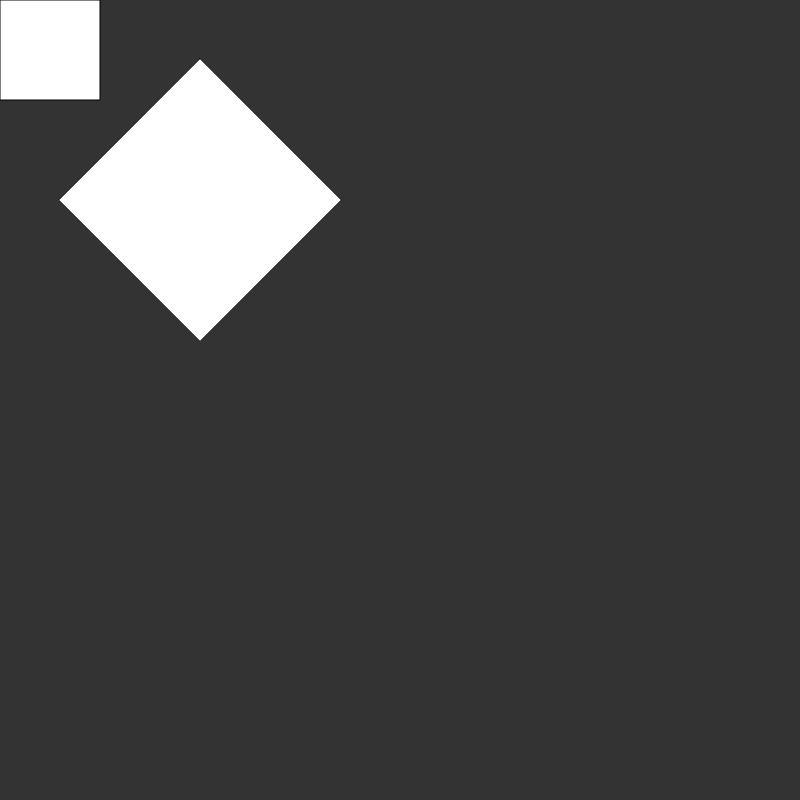
Frame 1 (no input)
Frame 60 (no input): identical to frame 1, image omitted
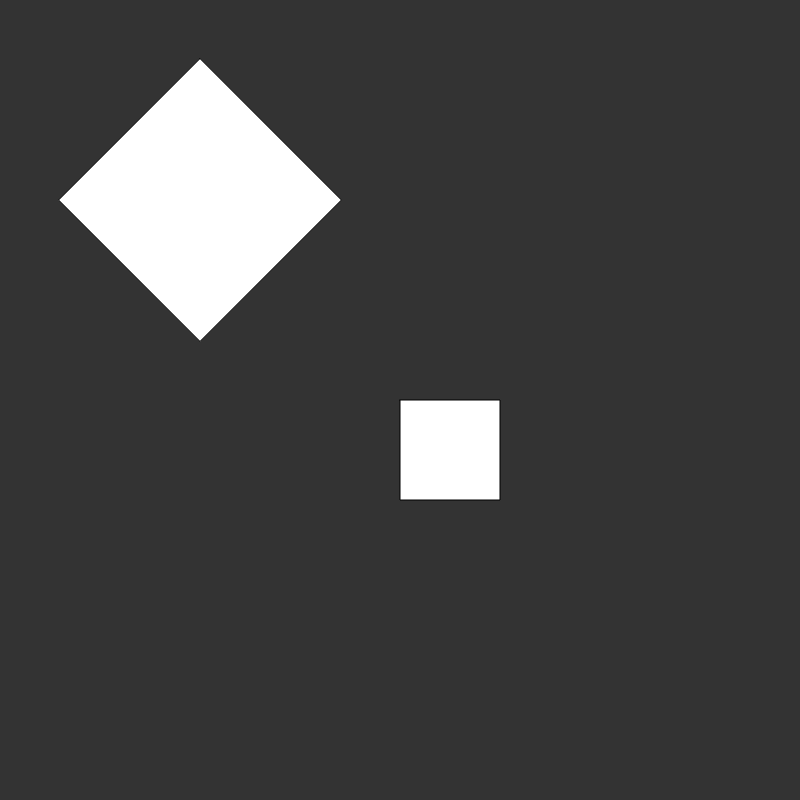
Frame 120 (the mouse pressed at the canvas centre since frame 60)

The p5.js sketch that drew these frames (run headless with seeded random() and noise() and a simulated clock; from frame 60 on, the mouse is pressed at the canvas centre):

// p5.js sketch
// ── sketch.js

let sq;
let sq2;

function setup() {
    createCanvas(800,800)

}

function draw() {
    background(51)
    
    sq = collision.generateRect(100, 100, 200, 200)
    sq2 = collision.generateRect(mouseX, mouseY, 100, 100)
    sq.setRotationCenter()
    sq.rotate(45)
    beginShape()
    for (let i = 0; i < sq2.vertices.length; i++) {vertex(sq2.getVertices(i).x,sq2.getVertices(i).y)}
    endShape(CLOSE)

    beginShape()
    for (let i = 0; i < sq.vertices.length; i++) {vertex(sq.getVertices(i).x,sq.getVertices(i).y)}
    endShape(CLOSE)

    console.log(collision.rectRectRot(100, 100, 200, 200, 45, mouseX, mouseY, 100, 100, 0))
    
}


// ── collision.js
collision = {}

/**
 * Converts the given degrees to radians
 */
collision.rad = function(degrees) {
    return degrees * Math.PI / 180
}

/**
 * Basic object used for storing and working with points.
 */
collision.vec = function(x=0,y=0) {
    this.x = x
    this.y = y

    /**
     * Calculates the dot product of this vector and another vector.
     */
    this.dot = function(v) { return (this.x * v.x + this.y * v.y) }

    /**
     * Applies a 2D rotation matrix to this vector.
     */
    this.rotate = function(angle) {
            t = collision.rad(angle)

            x = this.x * Math.cos(t) - this.y * Math.sin(t)
            y = this.x * Math.sin(t) + this.y * Math.cos(t)

            this.x = x
            this.y = y
    }

    /**
     * Calculates and returns the distance between this vector and the given vector.
     */
    this.dist = function(v) {

        dx = this.x - v.x
        dy = this.y - v.y

        return Math.sqrt(dx * dx + dy * dy)

    }

    this.add = function(v) {
        this.x += v.x
        this.y += v.y
    }

    this.norm = function() {
        let mag = Math.sqrt(this.x * this.x + this.y * this.y)
        this.x /= mag
        this.y /= mag
    }

    this.copy = function() {
        return new collision.vec(this.x, this.y)
    }

    this.perp = function() {
        return new collision.vec(-this.y, this.x)
    }
}

collision.vec.sub = function(v, u) {
    return new collision.vec(v.x - u.x, v.y - u.y)
} 

collision.projOverlap = function(p1, p2) {

    if (p1.max > p2.min) {return true}
    if (p1.min > p2.max) {return true}

    
    return false

}

collision.shape = function() {

    // the vertices of this shape
    this.vertices = []              // collision.vec
    this.center = new collision.vec()

    // rotation
    this.rotationCenter = new collision.vec()
    this.rotation = 0               // degrees

    this.getVertices = function(n) {
        if (n == undefined) {
            return this.vertices
        } else {
            return this.vertices[n]
        }
    }

    this.rotate = function(angle) {
        this.rotation = (angle == undefined) ? this.rotation : angle
    
        for (let i = 0; i < this.vertices.length; i++) {

            let rot = collision.vec.sub(this.vertices[i], this.rotationCenter)
            rot.rotate(this.rotation)
            rot.add(this.rotationCenter)
            this.vertices[i] = rot

        }

    }

    /**
     * Sets the rotation center of this shape. No arguments will make the shape rotate around its center.
     */
    this.setRotationCenter = function(center) {
        this.rotationCenter = (center == undefined) ? this.center.copy() : center
    }

    this.getAxis = function() {

        let axis = []

        for (let i = 0; i < this.vertices.length; i++) {

            // getting this vertex and the next vertex
            let p1 = this.vertices[i]
            
            let p2;

            if (i + 1 == this.vertices.length) {
                p2 = this.vertices[0]
            } else {p2 = this.vertices[i+1]}

            let edge = collision.vec.sub(p2, p1)

            let normal = edge.perp()
            normal.norm()
            axis.push(normal)

        }

        return axis

    }

    this.project = function(axis) {

        let max =  -Infinity, min = Infinity;

        for (let i = 0; i < this.vertices.length; i++) {

            p = axis.dot(this.vertices[i])
            if (p > max) {
                max = p
            } else if (p < min) {
                min = p
            }
        }

        return {max:max, min:min}

    }

    

}

collision.generateRect = function(x, y, w, h) {
    square = new collision.shape()
    square.vertices.push(new collision.vec(x, y))
    square.vertices.push(new collision.vec(x + w, y))
    square.vertices.push(new collision.vec(x + w, y + h))
    square.vertices.push(new collision.vec(x, y + h))
    square.center = new collision.vec(x + w/2, y + h/2)
    return square
}

collision.generateRectWithCenter = function(x, y, w, h) {
    square = new collision.shape()
    w2 = w / 2
    h2 = h / 2
    square.vertices.push(new collision.vec(x - w2, y - h2))
    square.vertices.push(new collision.vec(x + w2, y - h2))
    square.vertices.push(new collision.vec(x + w2, y + h2))
    square.vertices.push(new collision.vec(x - w2, y + h2))
    square.center = new collision.vec(x, y)
    return square
}

// *************************************************************
// COLLISION DETECTION FUNCTIONS => functions that user will call
// *************************************************************


/**
 * Detects the collision of two rectangles with no rotation.
 */
collision.rectRect = function(x1, y1, w1, h1, x2, y2, w2, h2) {
    return (x1 <= x2 + w2 &&
            x1 + w1 >= x2 &&
            y1 <= y2 + h2 &&
            y1 + h1 >= y2)
}

/**
 * Detects the collision of two rectangles with rotation using the Separating Axis Theorem.
 */
collision.rectRectRot = function(x1, y1, w1, h1, a1, x2, y2, w2, h2, a2) {

    rect1 = collision.generateRect(x1, y1, w1, h1)
    rect2 = collision.generateRect(x2, y2, w2, h2)

    rect1.setRotationCenter()
    rect2.setRotationCenter()

    rect1.rotate(a1)
    rect2.rotate(a2)

    axis1 = rect1.getAxis()
    axis2 = rect2.getAxis()
    
    for (let i = 0; i < axis1.length; i++) {

        let a = axis1[i]

        let p1 = rect1.project(a)
        let p2 = rect2.project(a)

        if (!collision.projOverlap(p1, p2)) {
            // shapes are not colliding
            return false
        }

    }

    for (let i = 0; i < axis2.length; i++) {

        let a = axis2[i]

        let p1 = rect1.project(a)
        let p2 = rect2.project(a)

        if (!collision.projOverlap(p1, p2)) {
            // shapes are not colliding
            return false
        }

    }    

    console.log("COLLISION")
    return true

}
